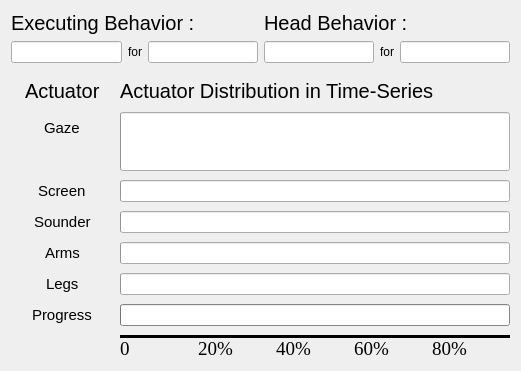
   <widget class="QWidget" name="verticalLayoutWidget">
    <property name="geometry">
     <rect>
      <x>1250</x>
      <y>450</y>
      <width>521</width>
      <height>371</height>
     </rect>
    </property>
    <layout class="QVBoxLayout" name="verticalLayout_2">
     <item>
      <layout class="QHBoxLayout" name="horizontalLayout_3">
       <item>
        <layout class="QVBoxLayout" name="verticalLayout_5">
         <item>
          <widget class="QLabel" name="label_26">
           <property name="font">
            <font>
             <family>Ubuntu</family>
             <pointsize>15</pointsize>
             <weight>50</weight>
             <bold>false</bold>
             <underline>false</underline>
            </font>
           </property>
           <property name="text">
            <string>Executing Behavior :</string>
           </property>
          </widget>
         </item>
         <item>
          <layout class="QHBoxLayout" name="horizontalLayout">
           <item>
            <widget class="QLineEdit" name="lineEdit_executing_behavior_type">
             <property name="palette">
              <palette>
               <active>
                <colorrole role="WindowText">
                 <brush brushstyle="SolidPattern">
                  <color alpha="255">
                   <red>0</red>
                   <green>0</green>
                   <blue>0</blue>
                  </color>
                 </brush>
                </colorrole>
                <colorrole role="Text">
                 <brush brushstyle="SolidPattern">
                  <color alpha="255">
                   <red>46</red>
                   <green>52</green>
                   <blue>54</blue>
                  </color>
                 </brush>
                </colorrole>
               </active>
               <inactive>
                <colorrole role="WindowText">
                 <brush brushstyle="SolidPattern">
                  <color alpha="255">
                   <red>0</red>
                   <green>0</green>
                   <blue>0</blue>
                  </color>
                 </brush>
                </colorrole>
                <colorrole role="Text">
                 <brush brushstyle="SolidPattern">
                  <color alpha="255">
                   <red>46</red>
                   <green>52</green>
                   <blue>54</blue>
                  </color>
                 </brush>
                </colorrole>
               </inactive>
               <disabled>
                <colorrole role="WindowText">
                 <brush brushstyle="SolidPattern">
                  <color alpha="255">
                   <red>190</red>
                   <green>190</green>
                   <blue>190</blue>
                  </color>
                 </brush>
                </colorrole>
                <colorrole role="Text">
                 <brush brushstyle="SolidPattern">
                  <color alpha="255">
                   <red>190</red>
                   <green>190</green>
                   <blue>190</blue>
                  </color>
                 </brush>
                </colorrole>
               </disabled>
              </palette>
             </property>
             <property name="text">
              <string/>
             </property>
            </widget>
           </item>
           <item>
            <widget class="QLabel" name="label_20">
             <property name="text">
              <string>for</string>
             </property>
             <property name="alignment">
              <set>Qt::AlignCenter</set>
             </property>
            </widget>
           </item>
           <item>
            <widget class="QLineEdit" name="lineEdit_executing_behavior_person">
             <property name="text">
              <string/>
             </property>
            </widget>
           </item>
          </layout>
         </item>
        </layout>
       </item>
       <item>
        <layout class="QVBoxLayout" name="verticalLayout_6">
         <item>
          <widget class="QLabel" name="label_71">
           <property name="font">
            <font>
             <family>Ubuntu</family>
             <pointsize>15</pointsize>
             <weight>50</weight>
             <bold>false</bold>
             <underline>false</underline>
            </font>
           </property>
           <property name="text">
            <string>Head Behavior :</string>
           </property>
          </widget>
         </item>
         <item>
          <layout class="QHBoxLayout" name="horizontalLayout_2">
           <item>
            <widget class="QLineEdit" name="lineEdit_head_behavior_type">
             <property name="text">
              <string/>
             </property>
            </widget>
           </item>
           <item>
            <widget class="QLabel" name="label_78">
             <property name="text">
              <string>for</string>
             </property>
             <property name="alignment">
              <set>Qt::AlignCenter</set>
             </property>
            </widget>
           </item>
           <item>
            <widget class="QLineEdit" name="lineEdit_head_behavior_person">
             <property name="text">
              <string/>
             </property>
            </widget>
           </item>
          </layout>
         </item>
        </layout>
       </item>
      </layout>
     </item>
     <item>
      <layout class="QFormLayout" name="formLayout">
       <property name="labelAlignment">
        <set>Qt::AlignCenter</set>
       </property>
       <property name="formAlignment">
        <set>Qt::AlignCenter</set>
       </property>
       <property name="horizontalSpacing">
        <number>20</number>
       </property>
       <property name="verticalSpacing">
        <number>9</number>
       </property>
       <property name="leftMargin">
        <number>14</number>
       </property>
       <property name="topMargin">
        <number>10</number>
       </property>
       <item row="0" column="0">
        <widget class="QLabel" name="label_40">
         <property name="font">
          <font>
           <pointsize>15</pointsize>
          </font>
         </property>
         <property name="text">
          <string>Actuator</string>
         </property>
        </widget>
       </item>
       <item row="0" column="1">
        <widget class="QLabel" name="label_46">
         <property name="font">
          <font>
           <pointsize>15</pointsize>
          </font>
         </property>
         <property name="text">
          <string>Actuator Distribution in Time-Series </string>
         </property>
        </widget>
       </item>
       <item row="1" column="0">
        <widget class="QLabel" name="label">
         <property name="font">
          <font>
           <family>Ubuntu</family>
           <pointsize>11</pointsize>
          </font>
         </property>
         <property name="text">
          <string>Gaze</string>
         </property>
        </widget>
       </item>
       <item row="1" column="1">
        <widget class="QProgressBar" name="progressBar_behavior_gaze">
         <property name="sizePolicy">
          <sizepolicy hsizetype="Expanding" vsizetype="Expanding">
           <horstretch>0</horstretch>
           <verstretch>0</verstretch>
          </sizepolicy>
         </property>
         <property name="contextMenuPolicy">
          <enum>Qt::DefaultContextMenu</enum>
         </property>
         <property name="styleSheet">
          <string notr="true"/>
         </property>
         <property name="value">
          <number>0</number>
         </property>
         <property name="textVisible">
          <bool>false</bool>
         </property>
         <property name="orientation">
          <enum>Qt::Horizontal</enum>
         </property>
         <property name="invertedAppearance">
          <bool>false</bool>
         </property>
         <property name="format">
          <string/>
         </property>
        </widget>
       </item>
       <item row="2" column="0">
        <widget class="QLabel" name="label_2">
         <property name="font">
          <font>
           <family>Ubuntu</family>
           <pointsize>11</pointsize>
          </font>
         </property>
         <property name="text">
          <string>Screen</string>
         </property>
        </widget>
       </item>
       <item row="2" column="1">
        <widget class="QProgressBar" name="progressBar_behavior_screen">
         <property name="value">
          <number>0</number>
         </property>
         <property name="textVisible">
          <bool>false</bool>
         </property>
         <property name="format">
          <string/>
         </property>
        </widget>
       </item>
       <item row="3" column="0">
        <widget class="QLabel" name="label_3">
         <property name="font">
          <font>
           <family>Ubuntu</family>
           <pointsize>11</pointsize>
          </font>
         </property>
         <property name="text">
          <string>Sounder</string>
         </property>
        </widget>
       </item>
       <item row="3" column="1">
        <widget class="QProgressBar" name="progressBar_behavior_sounder">
         <property name="value">
          <number>0</number>
         </property>
         <property name="textVisible">
          <bool>false</bool>
         </property>
         <property name="format">
          <string/>
         </property>
        </widget>
       </item>
       <item row="4" column="0">
        <widget class="QLabel" name="label_4">
         <property name="font">
          <font>
           <family>Ubuntu</family>
           <pointsize>11</pointsize>
          </font>
         </property>
         <property name="text">
          <string>Arms</string>
         </property>
        </widget>
       </item>
       <item row="4" column="1">
        <widget class="QProgressBar" name="progressBar_behavior_arm">
         <property name="value">
          <number>0</number>
         </property>
         <property name="textVisible">
          <bool>false</bool>
         </property>
         <property name="format">
          <string/>
         </property>
        </widget>
       </item>
       <item row="5" column="0">
        <widget class="QLabel" name="label_23">
         <property name="font">
          <font>
           <family>Ubuntu</family>
           <pointsize>11</pointsize>
          </font>
         </property>
         <property name="text">
          <string>Legs</string>
         </property>
        </widget>
       </item>
       <item row="5" column="1">
        <widget class="QProgressBar" name="progressBar_behavior_leg">
         <property name="value">
          <number>0</number>
         </property>
         <property name="textVisible">
          <bool>false</bool>
         </property>
         <property name="format">
          <string/>
         </property>
        </widget>
       </item>
       <item row="6" column="0">
        <widget class="QLabel" name="label_38">
         <property name="font">
          <font>
           <family>Ubuntu</family>
           <pointsize>11</pointsize>
          </font>
         </property>
         <property name="text">
          <string>Progress</string>
         </property>
        </widget>
       </item>
       <item row="6" column="1">
        <widget class="QProgressBar" name="progressBar_behavior_progress">
         <property name="palette">
          <palette>
           <active>
            <colorrole role="WindowText">
             <brush brushstyle="SolidPattern">
              <color alpha="255">
               <red>0</red>
               <green>0</green>
               <blue>0</blue>
              </color>
             </brush>
            </colorrole>
            <colorrole role="Button">
             <brush brushstyle="SolidPattern">
              <color alpha="255">
               <red>186</red>
               <green>189</green>
               <blue>182</blue>
              </color>
             </brush>
            </colorrole>
            <colorrole role="Light">
             <brush brushstyle="SolidPattern">
              <color alpha="255">
               <red>255</red>
               <green>255</green>
               <blue>255</blue>
              </color>
             </brush>
            </colorrole>
            <colorrole role="Midlight">
             <brush brushstyle="SolidPattern">
              <color alpha="255">
               <red>220</red>
               <green>222</green>
               <blue>218</blue>
              </color>
             </brush>
            </colorrole>
            <colorrole role="Dark">
             <brush brushstyle="SolidPattern">
              <color alpha="255">
               <red>93</red>
               <green>94</green>
               <blue>91</blue>
              </color>
             </brush>
            </colorrole>
            <colorrole role="Mid">
             <brush brushstyle="SolidPattern">
              <color alpha="255">
               <red>124</red>
               <green>126</green>
               <blue>121</blue>
              </color>
             </brush>
            </colorrole>
            <colorrole role="Text">
             <brush brushstyle="SolidPattern">
              <color alpha="255">
               <red>0</red>
               <green>0</green>
               <blue>0</blue>
              </color>
             </brush>
            </colorrole>
            <colorrole role="BrightText">
             <brush brushstyle="SolidPattern">
              <color alpha="255">
               <red>255</red>
               <green>255</green>
               <blue>255</blue>
              </color>
             </brush>
            </colorrole>
            <colorrole role="ButtonText">
             <brush brushstyle="SolidPattern">
              <color alpha="255">
               <red>0</red>
               <green>0</green>
               <blue>0</blue>
              </color>
             </brush>
            </colorrole>
            <colorrole role="Base">
             <brush brushstyle="SolidPattern">
              <color alpha="255">
               <red>255</red>
               <green>255</green>
               <blue>255</blue>
              </color>
             </brush>
            </colorrole>
            <colorrole role="Window">
             <brush brushstyle="SolidPattern">
              <color alpha="255">
               <red>186</red>
               <green>189</green>
               <blue>182</blue>
              </color>
             </brush>
            </colorrole>
            <colorrole role="Shadow">
             <brush brushstyle="SolidPattern">
              <color alpha="255">
               <red>0</red>
               <green>0</green>
               <blue>0</blue>
              </color>
             </brush>
            </colorrole>
            <colorrole role="AlternateBase">
             <brush brushstyle="SolidPattern">
              <color alpha="255">
               <red>220</red>
               <green>222</green>
               <blue>218</blue>
              </color>
             </brush>
            </colorrole>
            <colorrole role="ToolTipBase">
             <brush brushstyle="SolidPattern">
              <color alpha="255">
               <red>255</red>
               <green>255</green>
               <blue>220</blue>
              </color>
             </brush>
            </colorrole>
            <colorrole role="ToolTipText">
             <brush brushstyle="SolidPattern">
              <color alpha="255">
               <red>0</red>
               <green>0</green>
               <blue>0</blue>
              </color>
             </brush>
            </colorrole>
           </active>
           <inactive>
            <colorrole role="WindowText">
             <brush brushstyle="SolidPattern">
              <color alpha="255">
               <red>0</red>
               <green>0</green>
               <blue>0</blue>
              </color>
             </brush>
            </colorrole>
            <colorrole role="Button">
             <brush brushstyle="SolidPattern">
              <color alpha="255">
               <red>186</red>
               <green>189</green>
               <blue>182</blue>
              </color>
             </brush>
            </colorrole>
            <colorrole role="Light">
             <brush brushstyle="SolidPattern">
              <color alpha="255">
               <red>255</red>
               <green>255</green>
               <blue>255</blue>
              </color>
             </brush>
            </colorrole>
            <colorrole role="Midlight">
             <brush brushstyle="SolidPattern">
              <color alpha="255">
               <red>220</red>
               <green>222</green>
               <blue>218</blue>
              </color>
             </brush>
            </colorrole>
            <colorrole role="Dark">
             <brush brushstyle="SolidPattern">
              <color alpha="255">
               <red>93</red>
               <green>94</green>
               <blue>91</blue>
              </color>
             </brush>
            </colorrole>
            <colorrole role="Mid">
             <brush brushstyle="SolidPattern">
              <color alpha="255">
               <red>124</red>
               <green>126</green>
               <blue>121</blue>
              </color>
             </brush>
            </colorrole>
            <colorrole role="Text">
             <brush brushstyle="SolidPattern">
              <color alpha="255">
               <red>0</red>
               <green>0</green>
               <blue>0</blue>
              </color>
             </brush>
            </colorrole>
            <colorrole role="BrightText">
             <brush brushstyle="SolidPattern">
              <color alpha="255">
               <red>255</red>
               <green>255</green>
               <blue>255</blue>
              </color>
             </brush>
            </colorrole>
            <colorrole role="ButtonText">
             <brush brushstyle="SolidPattern">
              <color alpha="255">
               <red>0</red>
               <green>0</green>
               <blue>0</blue>
              </color>
             </brush>
            </colorrole>
            <colorrole role="Base">
             <brush brushstyle="SolidPattern">
              <color alpha="255">
               <red>255</red>
               <green>255</green>
               <blue>255</blue>
              </color>
             </brush>
            </colorrole>
            <colorrole role="Window">
             <brush brushstyle="SolidPattern">
              <color alpha="255">
               <red>186</red>
               <green>189</green>
               <blue>182</blue>
              </color>
             </brush>
            </colorrole>
            <colorrole role="Shadow">
             <brush brushstyle="SolidPattern">
              <color alpha="255">
               <red>0</red>
               <green>0</green>
               <blue>0</blue>
              </color>
             </brush>
            </colorrole>
            <colorrole role="AlternateBase">
             <brush brushstyle="SolidPattern">
              <color alpha="255">
               <red>220</red>
               <green>222</green>
               <blue>218</blue>
              </color>
             </brush>
            </colorrole>
            <colorrole role="ToolTipBase">
             <brush brushstyle="SolidPattern">
              <color alpha="255">
               <red>255</red>
               <green>255</green>
               <blue>220</blue>
              </color>
             </brush>
            </colorrole>
            <colorrole role="ToolTipText">
             <brush brushstyle="SolidPattern">
              <color alpha="255">
               <red>0</red>
               <green>0</green>
               <blue>0</blue>
              </color>
             </brush>
            </colorrole>
           </inactive>
           <disabled>
            <colorrole role="WindowText">
             <brush brushstyle="SolidPattern">
              <color alpha="255">
               <red>93</red>
               <green>94</green>
               <blue>91</blue>
              </color>
             </brush>
            </colorrole>
            <colorrole role="Button">
             <brush brushstyle="SolidPattern">
              <color alpha="255">
               <red>186</red>
               <green>189</green>
               <blue>182</blue>
              </color>
             </brush>
            </colorrole>
            <colorrole role="Light">
             <brush brushstyle="SolidPattern">
              <color alpha="255">
               <red>255</red>
               <green>255</green>
               <blue>255</blue>
              </color>
             </brush>
            </colorrole>
            <colorrole role="Midlight">
             <brush brushstyle="SolidPattern">
              <color alpha="255">
               <red>220</red>
               <green>222</green>
               <blue>218</blue>
              </color>
             </brush>
            </colorrole>
            <colorrole role="Dark">
             <brush brushstyle="SolidPattern">
              <color alpha="255">
               <red>93</red>
               <green>94</green>
               <blue>91</blue>
              </color>
             </brush>
            </colorrole>
            <colorrole role="Mid">
             <brush brushstyle="SolidPattern">
              <color alpha="255">
               <red>124</red>
               <green>126</green>
               <blue>121</blue>
              </color>
             </brush>
            </colorrole>
            <colorrole role="Text">
             <brush brushstyle="SolidPattern">
              <color alpha="255">
               <red>93</red>
               <green>94</green>
               <blue>91</blue>
              </color>
             </brush>
            </colorrole>
            <colorrole role="BrightText">
             <brush brushstyle="SolidPattern">
              <color alpha="255">
               <red>255</red>
               <green>255</green>
               <blue>255</blue>
              </color>
             </brush>
            </colorrole>
            <colorrole role="ButtonText">
             <brush brushstyle="SolidPattern">
              <color alpha="255">
               <red>93</red>
               <green>94</green>
               <blue>91</blue>
              </color>
             </brush>
            </colorrole>
            <colorrole role="Base">
             <brush brushstyle="SolidPattern">
              <color alpha="255">
               <red>186</red>
               <green>189</green>
               <blue>182</blue>
              </color>
             </brush>
            </colorrole>
            <colorrole role="Window">
             <brush brushstyle="SolidPattern">
              <color alpha="255">
               <red>186</red>
               <green>189</green>
               <blue>182</blue>
              </color>
             </brush>
            </colorrole>
            <colorrole role="Shadow">
             <brush brushstyle="SolidPattern">
              <color alpha="255">
               <red>0</red>
               <green>0</green>
               <blue>0</blue>
              </color>
             </brush>
            </colorrole>
            <colorrole role="AlternateBase">
             <brush brushstyle="SolidPattern">
              <color alpha="255">
               <red>186</red>
               <green>189</green>
               <blue>182</blue>
              </color>
             </brush>
            </colorrole>
            <colorrole role="ToolTipBase">
             <brush brushstyle="SolidPattern">
              <color alpha="255">
               <red>255</red>
               <green>255</green>
               <blue>220</blue>
              </color>
             </brush>
            </colorrole>
            <colorrole role="ToolTipText">
             <brush brushstyle="SolidPattern">
              <color alpha="255">
               <red>0</red>
               <green>0</green>
               <blue>0</blue>
              </color>
             </brush>
            </colorrole>
           </disabled>
          </palette>
         </property>
         <property name="value">
          <number>0</number>
         </property>
         <property name="textVisible">
          <bool>false</bool>
         </property>
         <property name="format">
          <string/>
         </property>
        </widget>
       </item>
       <item row="7" column="1">
        <layout class="QGridLayout" name="gridLayout_4">
         <item row="0" column="3">
          <widget class="Line" name="line_14">
           <property name="sizePolicy">
            <sizepolicy hsizetype="Minimum" vsizetype="Fixed">
             <horstretch>1</horstretch>
             <verstretch>0</verstretch>
            </sizepolicy>
           </property>
           <property name="font">
            <font>
             <weight>50</weight>
             <bold>false</bold>
            </font>
           </property>
           <property name="frameShadow">
            <enum>QFrame::Plain</enum>
           </property>
           <property name="lineWidth">
            <number>4</number>
           </property>
           <property name="orientation">
            <enum>Qt::Horizontal</enum>
           </property>
          </widget>
         </item>
         <item row="0" column="0">
          <widget class="Line" name="line_11">
           <property name="sizePolicy">
            <sizepolicy hsizetype="Minimum" vsizetype="Fixed">
             <horstretch>1</horstretch>
             <verstretch>0</verstretch>
            </sizepolicy>
           </property>
           <property name="font">
            <font>
             <weight>50</weight>
             <bold>false</bold>
            </font>
           </property>
           <property name="frameShadow">
            <enum>QFrame::Plain</enum>
           </property>
           <property name="lineWidth">
            <number>4</number>
           </property>
           <property name="orientation">
            <enum>Qt::Horizontal</enum>
           </property>
          </widget>
         </item>
         <item row="1" column="2">
          <widget class="QLabel" name="label_24">
           <property name="font">
            <font>
             <family>Times New Roman</family>
             <pointsize>14</pointsize>
            </font>
           </property>
           <property name="text">
            <string>40%</string>
           </property>
          </widget>
         </item>
         <item row="0" column="2">
          <widget class="Line" name="line_13">
           <property name="sizePolicy">
            <sizepolicy hsizetype="Minimum" vsizetype="Fixed">
             <horstretch>1</horstretch>
             <verstretch>0</verstretch>
            </sizepolicy>
           </property>
           <property name="font">
            <font>
             <weight>50</weight>
             <bold>false</bold>
            </font>
           </property>
           <property name="frameShadow">
            <enum>QFrame::Plain</enum>
           </property>
           <property name="lineWidth">
            <number>4</number>
           </property>
           <property name="orientation">
            <enum>Qt::Horizontal</enum>
           </property>
          </widget>
         </item>
         <item row="1" column="3">
          <widget class="QLabel" name="label_69">
           <property name="font">
            <font>
             <family>Times New Roman</family>
             <pointsize>14</pointsize>
            </font>
           </property>
           <property name="text">
            <string>60%</string>
           </property>
          </widget>
         </item>
         <item row="0" column="1">
          <widget class="Line" name="line_12">
           <property name="sizePolicy">
            <sizepolicy hsizetype="Minimum" vsizetype="Fixed">
             <horstretch>1</horstretch>
             <verstretch>0</verstretch>
            </sizepolicy>
           </property>
           <property name="font">
            <font>
             <weight>50</weight>
             <bold>false</bold>
            </font>
           </property>
           <property name="frameShadow">
            <enum>QFrame::Plain</enum>
           </property>
           <property name="lineWidth">
            <number>4</number>
           </property>
           <property name="orientation">
            <enum>Qt::Horizontal</enum>
           </property>
          </widget>
         </item>
         <item row="0" column="4">
          <widget class="Line" name="line_15">
           <property name="sizePolicy">
            <sizepolicy hsizetype="Minimum" vsizetype="Fixed">
             <horstretch>1</horstretch>
             <verstretch>0</verstretch>
            </sizepolicy>
           </property>
           <property name="font">
            <font>
             <weight>50</weight>
             <bold>false</bold>
            </font>
           </property>
           <property name="frameShadow">
            <enum>QFrame::Plain</enum>
           </property>
           <property name="lineWidth">
            <number>4</number>
           </property>
           <property name="orientation">
            <enum>Qt::Horizontal</enum>
           </property>
          </widget>
         </item>
         <item row="1" column="4">
          <widget class="QLabel" name="label_70">
           <property name="font">
            <font>
             <family>Times New Roman</family>
             <pointsize>14</pointsize>
            </font>
           </property>
           <property name="text">
            <string>80%</string>
           </property>
          </widget>
         </item>
         <item row="1" column="0">
          <widget class="QLabel" name="label_16">
           <property name="font">
            <font>
             <family>Times New Roman</family>
             <pointsize>14</pointsize>
            </font>
           </property>
           <property name="text">
            <string>0</string>
           </property>
          </widget>
         </item>
         <item row="1" column="1">
          <widget class="QLabel" name="label_19">
           <property name="font">
            <font>
             <family>Times New Roman</family>
             <pointsize>14</pointsize>
            </font>
           </property>
           <property name="text">
            <string>20%</string>
           </property>
          </widget>
         </item>
        </layout>
       </item>
      </layout>
     </item>
    </layout>
   </widget>
